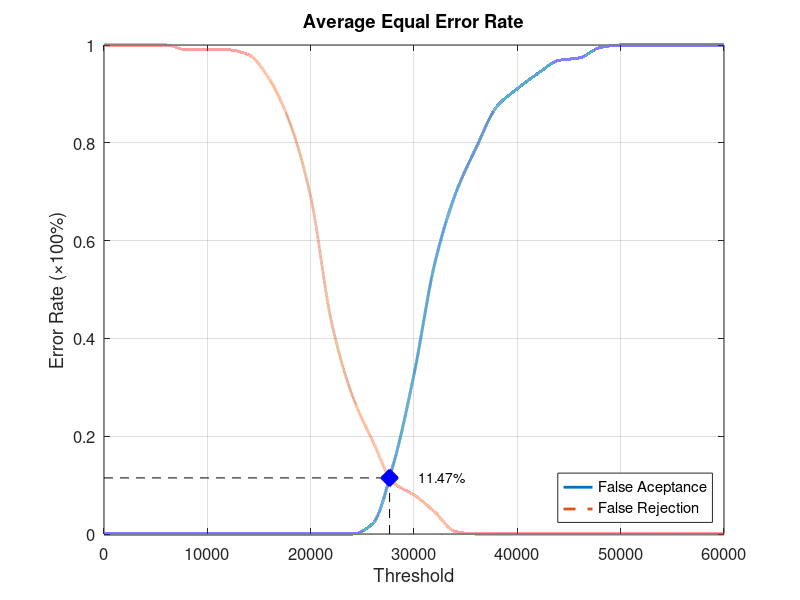
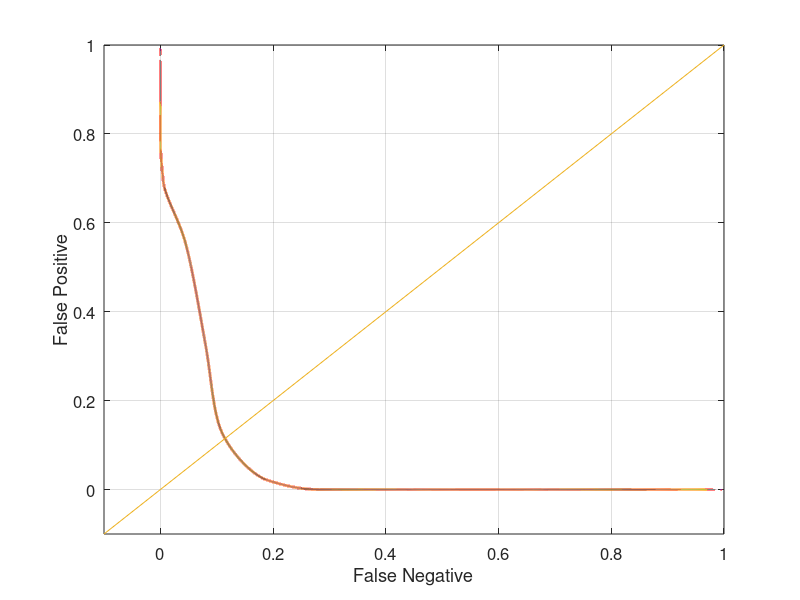

Reproduce these figures in MATLAB, in order.
function yEER = Database4_4
close all;
clear;
clc;
x = 0:2000:60000;
xq = 0:0.5:60000;

y0 = [0 0 0 0 0 0 0 0 0 0 0 0 0 0.0210526 0.142105 0.326316 0.552632 0.694737 0.789474 0.873684 0.910526 0.942105 0.968421 0.973684 0.994737 1 1 1 1 1 1];
yy0 = interp1(x, y0, xq, 'pchip');
y1 = [1 1 1 1 0.99 0.99 0.99 0.98 0.93 0.84 0.69 0.435 0.285 0.19 0.105 0.08 0.045 0.005 0 0 0 0 0 0 0 0 0 0 0 0 0];
yy1 = interp1(x, y1, xq, 'pchip');

% Calculating EER: 
y2 = abs(y0 - y1);
find(y2 == min(y2))
yy2 = abs(yy0 - yy1);
xEER = find(yy2 == min(yy2));
xEERIndex = xq(xEER) % X-axis EER
yEER = yy0(xEER) % Y-axis EER

main = figure
plot(xq, yy0,'-','LineWidth', 2);	hold on
plot(xq, yy1,'--','LineWidth', 2);	hold on
plot([xEERIndex xEERIndex], [0 yEER], 'k--');	hold on
plot([0 xEERIndex], [yEER yEER], 'k--');	hold on
plot(xEERIndex, yEER, 'bx', 'LineWidth', 10);	hold on
text(xEERIndex + 10 * xEERIndex / 100, yEER, [num2str(round((10000 * yEER)) / 100) '%'])
legend('False Aceptance', 'False Rejection', 'Location', 'SouthEast')
xlabel('Threshold')
ylabel('Error Rate (\times100%)')
title('Average Equal Error Rate')
set(gca, 'FontSize', 12)
axis([0 60000 0 1])
grid on

print(main, 'Database4_4Main', '-dpng');
FNRxFPR = figure('Color', [1 1 1]);
plot(yy1, yy0, '-', yy1, yy0, 'LineWidth', 2);
hold on
y = -0.1:0.1:1
plot(y, y); 
set(gca, 'FontSize', 12)
xlabel('False Negative')
ylabel('False Positive')
axis([-0.1 1 -0.1 1])
set(gca, 'FontSize', 12)
grid on

print(FNRxFPR, 'Database4_4FNRxFPR','-dpng');
end
